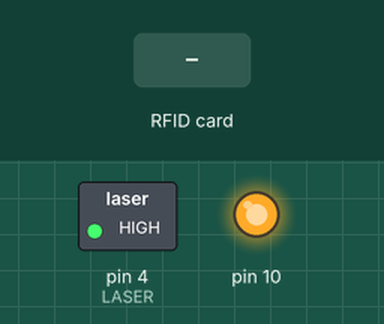
Bench run of a sketch on a simulated Arduino Uno, built with avr-gcc and run on an emulated ATmega328P. Parts: switched loads named in the sketch (green lamp = pin HIGH), output pins drawn as LEDs (lit = HIGH). The test bench sets the inputs (shaded band). What the sketch prints to the serial monitor is not drawn.

Above: at 1.2 s.
1.3 s: RFID card 53 EB EC 2E held to the reader
2.8 s: RFID card 5E 7A 19 C4 held to the reader
Timing chart, 0 to 5.8 s (numbered marks = the images above; inputs shaded):
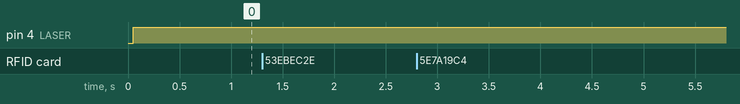

The sketch:

rfid2.ino
```cpp
#define SS_PIN 5
#define RST_PIN 0
#include <SPI.h>
#include <MFRC522.h>

MFRC522 mfrc522(SS_PIN, RST_PIN);   // Create MFRC522 instance/object.
int variable = 0;
int LASER = 4;//d2
void setup()
{
  Serial.begin(9600);   // Initiate a serial communication
  SPI.begin();      // Initiate  SPI bus
  mfrc522.PCD_Init();   // Initiate MFRC522
  pinMode(LASER, OUTPUT);
  }
void loop()
{
  digitalWrite(LASER, HIGH);
  // Look for new cards
  if ( mfrc522.PICC_IsNewCardPresent() && mfrc522.PICC_ReadCardSerial())
  {
      String content= "53 EB EC 2E" ;//" "||"another string"
  for (byte i = 0; i < mfrc522.uid.size; i++)
  {
     content.concat(String(mfrc522.uid.uidByte[i] < 0x10 ? " 0" : " "));
     content.concat(String(mfrc522.uid.uidByte[i], HEX));
  }
  content.toUpperCase();
  String rfid=content.substring(1);
  Serial.println(rfid);
  delay (1000);
  }

  else{
    Serial.println("There is no RFID");
  }
}
```

Measured:
- after the input at 1.3 s, every drawn part: stays the same
- after the input at 2.8 s, every drawn part: stays the same
